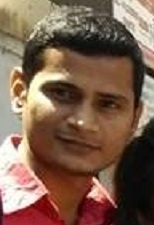
#> input picture Face_Mask_dataset/without_mask/1.jpg, 154 x 225 px, found by its file name
$ jupyter execute --allow-errors gown_research.ipynb   (shell and % lines are left out)   (older library calls are emulated)
#> lines starting #> are read from the running program, lines starting #| are printed output that depends on the picture
[cell 1]
import pixellib
from pixellib.instance import instance_segmentation

#> (the rest of this cell did not finish here and is left out)

#> (a cell that did not finish here is left out)

[cell 3]
import pixellib
from pixellib.semantic import semantic_segmentation

#> (the rest of this cell did not finish here and is left out)

[cell 4]
import numpy as np
import cv2 as cv
from google.colab.patches import cv2_imshow
image = cv.imread('im.jpg')

# 构建图像数据
#> (the rest of this cell did not finish here and is left out)

#> (a cell that did not finish here is left out)

#> (a cell that did not finish here is left out)

#> (a cell that did not finish here is left out)

[cell 8]
import imageio
import numpy as np
import matplotlib.pyplot as plt
import scipy
import scipy.signal
import math
import time
from skimage import io

[cell 9]
img = io.imread('1.jpg', as_gray=True)
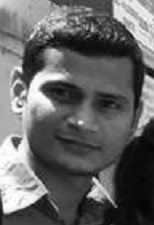
#> img: shape (225, 154) float64; min 0.016, max 0.999, mean 0.398

#> (a cell that did not finish here is left out)

[cell 11]
def gaussian_filter_2d(sigma):
    # sigma: the parameter sigma in the Gaussian kernel (unit: pixel)
    #
    # return: a 2D array for the Gaussian kernel
    k = 3
    shape = (2*k*sigma+1,2*k*sigma+1)
    m,n = [(size-1.)/2. for size in shape]
    y,x = np.mgrid[-m:m+1,-n:n+1]
    grid = np.exp( -(x*x + y*y) / (2.*sigma*sigma))
    h = grid/(2*np.pi*sigma*sigma)
    sumh = h.sum()
    if sumh != 0:
        h /= sumh
    return h

#> (a cell that did not finish here is left out)

[cell 13]
import numpy as np
import cv2 as cv
from google.colab.patches import cv2_imshow
image = cv.imread('badworn.jpg')
cv2_imshow(image)
#> (the rest of this cell did not finish here and is left out)

[cell 14]
from __future__ import print_function
import cv2 as cv
import argparse
max_lowThreshold = 100
window_name = 'Edge Map'
title_trackbar = 'Min Threshold:'
ratio = 3
kernel_size = 3
def CannyThreshold(val):
    low_threshold = val
    img_blur = cv.blur(src_gray, (3,3))
    detected_edges = cv.Canny(img_blur, low_threshold, low_threshold*ratio, kernel_size)
    mask = detected_edges != 0
    dst = src * (mask[:,:,None].astype(src.dtype))
    cv.imshow(window_name, dst)
parser = argparse.ArgumentParser(description='Code for Canny Edge Detector tutorial.')
parser.add_argument('--input', help='Path to input image.', default='fruits.jpg')
args = parser.parse_args()
src = cv.imread(cv.samples.findFile(args.input))
#> src is the input picture: shape (225, 154, 3); mean B, G, R 79, 96.7, 124.7
if src is None:
    print('Could not open or find the image: ', args.input)
    exit(0)
src_gray = cv.cvtColor(src, cv.COLOR_BGR2GRAY)
cv.namedWindow(window_name)
cv.createTrackbar(title_trackbar, window_name , 0, max_lowThreshold, CannyThreshold)
#> slider 'Min Threshold:' is set to 20
CannyThreshold(0)
#> in CannyThreshold, `detected_edges = cv.Canny(img_blur, low_threshold, low_threshold*ratio..`:
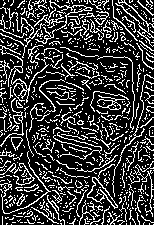
#> detected_edges: shape (225, 154); 23.5% white in thin lines or dots
#> in CannyThreshold, `mask = detected_edges != 0`: mask: shape (225, 154) bool; 23.5% white in thin lines or dots
#> in CannyThreshold, `dst = src * (mask[:,:,None].astype(src.dtype))`:
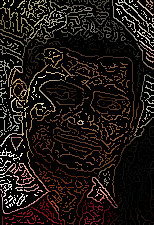
#> dst: shape (225, 154, 3); mean B, G, R 19.4, 23.5, 30.1
cv.waitKey()
#> call 2 of CannyThreshold, with val = 20
#> in CannyThreshold (call 2), `detected_edges = cv.Canny(img_blur, low_threshold, low_threshold*ratio..`:
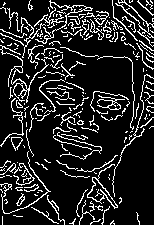
#> detected_edges: shape (225, 154); 14.8% white in thin lines or dots
#> in CannyThreshold (call 2), `mask = detected_edges != 0`: mask: shape (225, 154) bool; 14.8% white in thin lines or dots
#> in CannyThreshold (call 2), `dst = src * (mask[:,:,None].astype(src.dtype))`:
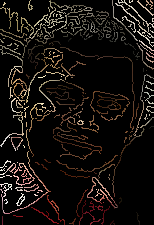
#> dst: shape (225, 154, 3); mean B, G, R 14.1, 16.9, 20.9

$ run again, with Face_Mask_dataset/without_mask/11.jpg copied over Face_Mask_dataset/without_mask/1.jpg
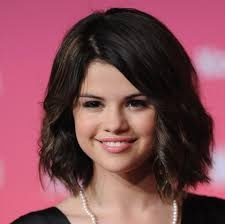
#> input picture Face_Mask_dataset/without_mask/11.jpg, 225 x 224 px, found by its file name
#> src is the input picture: shape (224, 225, 3); mean B, G, R 84.4, 75.6, 129.7
#> in CannyThreshold, `detected_edges = cv.Canny(img_blur, low_threshold, low_threshold*ratio..`:
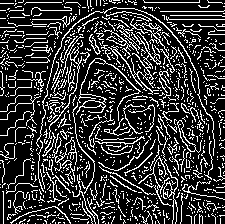
#> detected_edges: shape (224, 225); 21.5% white in thin lines or dots
#> mask: shape (224, 225) bool; 21.5% white in thin lines or dots
#> detected_edges: shape (224, 225); 10% white in thin lines or dots
#> mask: shape (224, 225) bool; 10% white in thin lines or dots
#> in CannyThreshold (call 2), `dst = src * (mask[:,:,None].astype(src.dtype))`:
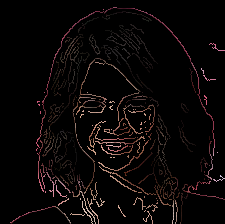
#> dst: shape (224, 225, 3); mean B, G, R 6.3, 6.6, 9.8

$ run again, with Face_Mask_dataset/without_mask/12.jpg copied over Face_Mask_dataset/without_mask/1.jpg
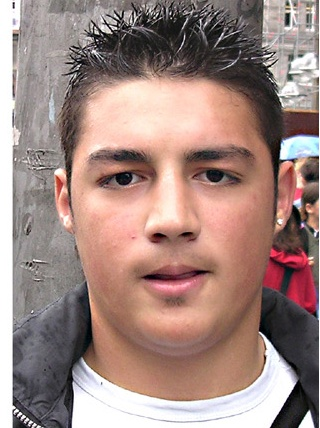
#> input picture Face_Mask_dataset/without_mask/12.jpg, 320 x 428 px, found by its file name
#> src is the input picture: shape (428, 320, 3); mean B, G, R 128.8, 135.3, 161.1
#> in CannyThreshold, `detected_edges = cv.Canny(img_blur, low_threshold, low_threshold*ratio..`:
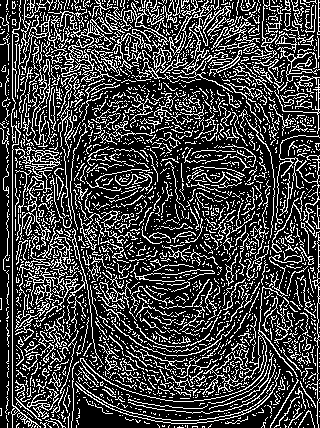
#> detected_edges: shape (428, 320); 25.8% white in thin lines or dots
#> mask: shape (428, 320) bool; 25.8% white in thin lines or dots
#> detected_edges: shape (428, 320); 16.3% white in thin lines or dots
#> mask: shape (428, 320) bool; 16.3% white in thin lines or dots
#> in CannyThreshold (call 2), `dst = src * (mask[:,:,None].astype(src.dtype))`:
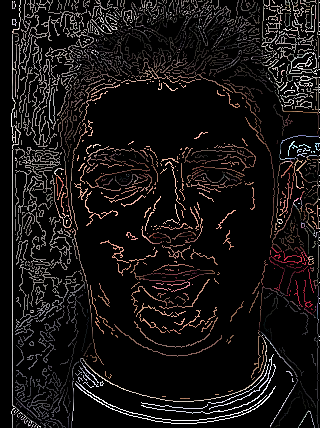
#> dst: shape (428, 320, 3); mean B, G, R 19.4, 19.8, 22.8
